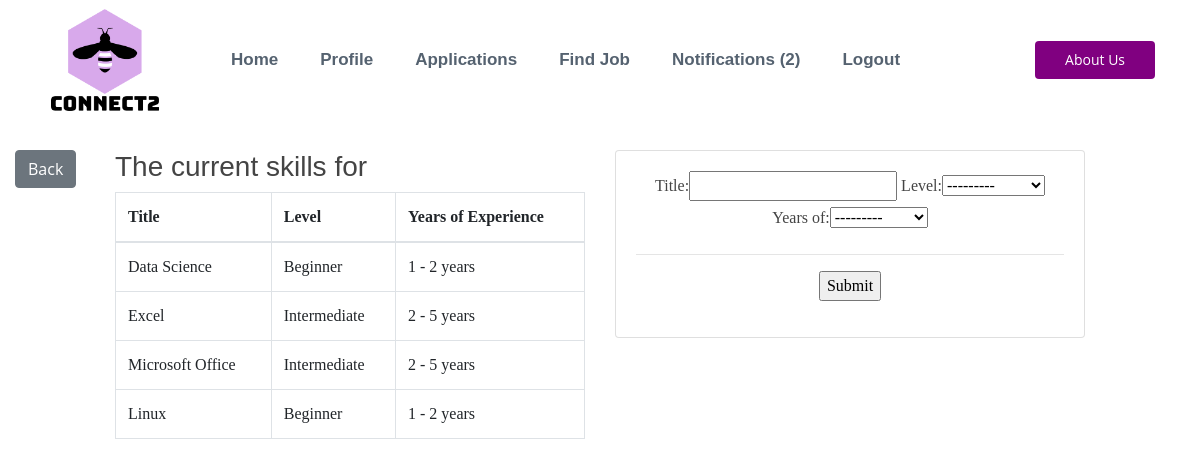
Screenshot of /createskill/ (signed in) with the database file from the repository.
### account/models.py (models this page shows, shortened)
class EmployeeSkill(models.Model):
    skill_level = (
        ('Beginner', 'Beginner'),
        ('Intermediate', 'Intermediate'),
        ('Advanced', 'Advanced'),
    )
    years_of = (
        ('1 year <', '1 year <'),
        ('1 - 2 years', '1 - 2 years'),
        ('2 - 5 years', '2 - 5 years'),
        ('5 - 10 years', '5 - 10 years'),
        ('10+ years', '10+ years'),
    )
    employee = models.ForeignKey(
        Employee, on_delete=models.CASCADE, null=True)
    title = models.CharField(max_length=200, blank=True)
    level = models.CharField(max_length=200, blank=False, choices=skill_level)
    years_of = models.CharField(max_length=200, blank=True, choices=years_of)
    description = models.TextField(max_length=400, blank=True)

### employee/views.py (the view, shortened to what this page needs)
# urls.py: path('createskill/', createSkill, name='createskill'),
def createSkill(request):
    form = SkillForm()
    employee = Employee.objects.get(user=request.user)
    skills = employee.employeeskill_set.all()
    experiences = employee.experience_set.all()
    context = {'employee': employee, 'skills': skills,
               'experiences': experiences, }
    context = {'form': form, 'employee': employee, 'skills': skills,
               'experiences': experiences}
    return render(request, 'employee/skills_form.html', context)

### employee/forms.py
class SkillForm(ModelForm):
    class Meta:
        model = EmployeeSkill
        fields = ('title',  'level', 'years_of')
    labels = {
        "title": "Title of Skill",
        "level": "Level",
        "years_of": "Years of Experience",
    }
    widgets = {
        'title': forms.TextInput(attrs={'class': 'form-control'}),
        'level': forms.Select(attrs={'class': 'form-control'}),
        'years_of': forms.Select(attrs={'class': 'form-control'}),
    }

### notifications/context_processors.py (called while the page is built)
def notifications(request):
    if request.user.is_authenticated:
        return {'notifications': request.user.notifications.filter(is_read=False)}
    else:
        return {'notifications': []}

### employee/templates/employee/skills_form.html (shortened to what this page needs)
{% extends 'employee/core.html' %}
{% load static %}
{% block content %}
<div class="container-fluid">
    <div class="row">
        <div class="col-md-1">
            <a class="btn  btn-secondary" href="{% url 'employee-profile'  %}">Back</a>
        </div>
        <div class="col-md-10">
            <div class="row">
                <div class="col-md-6">
                    <h3>
                        The current skills for {{job.title}}
                    </h3>
                    <table class="table table-bordered">
                        <thead>
                            <tr>
                                <th>
                                    Title
                                </th>
                                <th>
                                    Level
                                </th>
                                <th>
                                    Years of Experience
                                </th>
                            </tr>
                        </thead>
                        <tbody>
                            {% for skill in skills %}
                            <tr>
                                <td>
                                    {{skill.title}}
                                </td>
                                <td>
                                    {{skill.level}}
                                </td>
                                <td>
                                    {{skill.years_of}}
                                </td>
                                {% endfor %}
                            </tr>
                        </tbody>
                    </table>
                </div>
                <div class="col-md-6 centerit">
                    <div class="card card-body">
                        <div class="form-group">
                            <form action="" method="POST">
                                {{form}}
                                <hr>
                                <input type="submit" name="Submit">
                            </form>
                        </div>
                    </div>
                </div>
            </div>
        </div>
        <div class="col-md-1">
        </div>
    </div>
</div>
{% endblock %}

### static/core.css (style rules this page uses)
.form-group { text-align: center; }
table { counter-reset: tableCount; font-family: Georgia; }
.card { font-family: Georgia; }
body { font-family: "Open Sans", sans-serif; color: #444444; }
a { color: #d9232d; }
h1, h2, h3, h4, h5, h6 { font-family: "Raleway", sans-serif; }

### rows the page displays
EmployeeSkill: title "Data Science", level "Beginner", years_of "1 - 2 years"
EmployeeSkill: title "Excel", level "Intermediate", years_of "2 - 5 years"
EmployeeSkill: title "Microsoft Office", level "Intermediate", years_of "2 - 5 years"
EmployeeSkill: title "Linux", level "Beginner", years_of "1 - 2 years"

### other values shown
{{ notifications.count }} "2"
